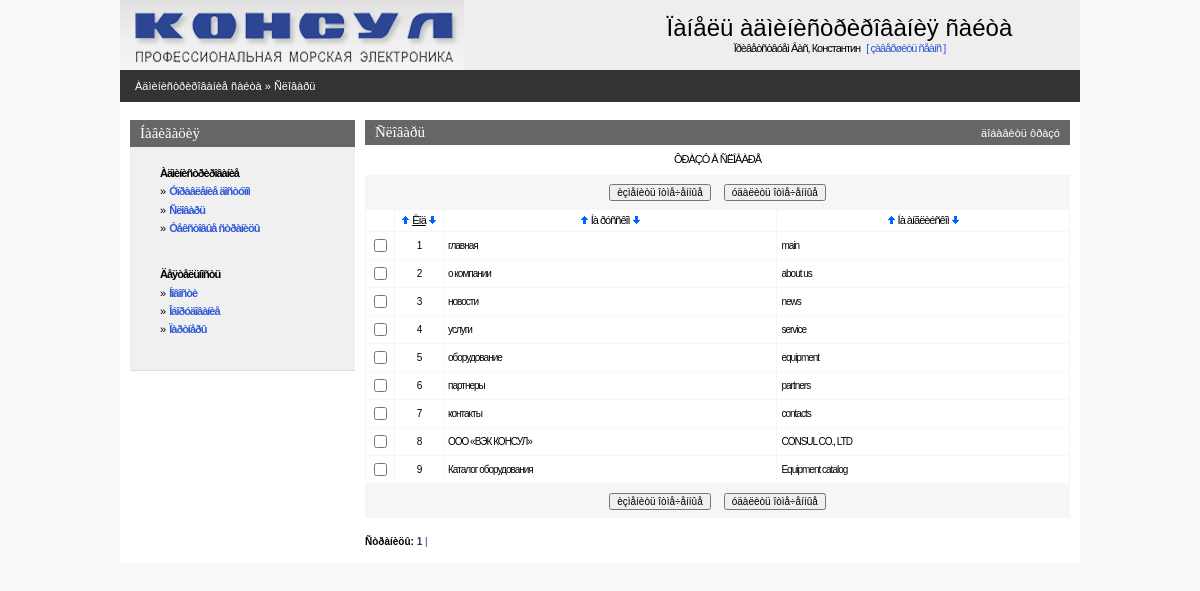
The page /admin/dict.php (signed in) on the database as committed earlier.
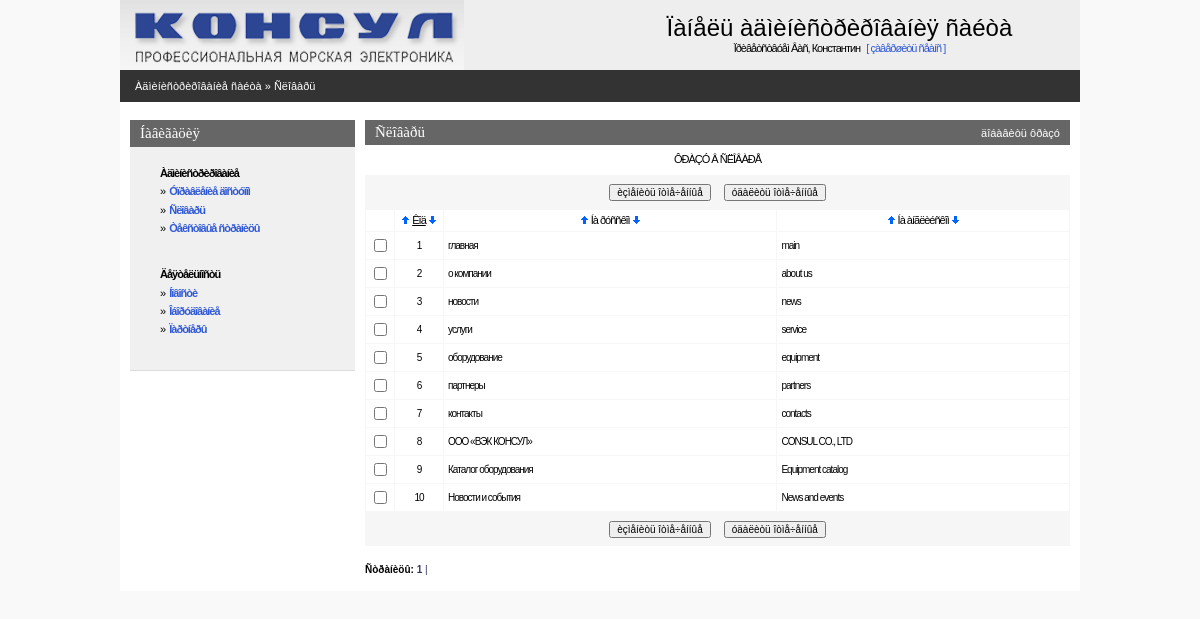
The same page on the database as committed later.
### tables this page shows
CREATE TABLE IF NOT EXISTS `consul_dict` (
  `dict_code` int(11) NOT NULL AUTO_INCREMENT,
  `dict_ru` varchar(250) NOT NULL,
  `dict_en` varchar(250) NOT NULL,
  PRIMARY KEY (`dict_code`)
);

### admin/inc/session.php (called while the page is built, shortened)
<?php
   $REGUSER["code"]=$_SESSION["REGUSER"]["code"];
   $REGUSER["name"]=$_SESSION["REGUSER"]["name"];
   $REGUSER["login"]=$_SESSION["REGUSER"]["login"];
   $REGUSER["pass"]=$_SESSION["REGUSER"]["pass"];
   $REGUSER["email"]=$_SESSION["REGUSER"]["email"];
   $REGUSER["radmin"]=$_SESSION["REGUSER"]["radmin"];
   $REGUSER["rtext"]=$_SESSION["REGUSER"]["rtext"];
   $REGUSER["rnews"]=$_SESSION["REGUSER"]["rnews"];
   $REGUSER["requipment"]=$_SESSION["REGUSER"]["requipment"];
   $REGUSER["rpartner"]=$_SESSION["REGUSER"]["rpartner"];
?>

### admin/inc/connect.php (called while the page is built, shortened)
<?php
    $PHP_SELF=$_SERVER['PHP_SELF'];
?>

### admin/inc/const.php (called while the page is built, shortened)
<?php
    $PREFFIX="consul";
?>

### admin/dict.php (the view, shortened to what this page needs)
<?php
include("inc/settings.php");
$per_page=50;
if(!($sortby)) $sortby='dict_code'; else {$sortby=explode(" ",$sortby);$sortby=$sortby[0];}
if(!isset($sortdir)) {$sortdir="";$realsortdir="ASC"; }
else if(!intval($sortdir)) {$sortdir="";$realsortdir="ASC";} else {$sortdir="1";$realsortdir="DESC";}
$mainquery="select {$PREFFIX}_dict.dict_code, dict_ru, dict_en
            from {$PREFFIX}_dict
            order by $sortby $realsortdir";
?>
<? include ("inc/head.php"); ?>
<BODY>
<center>
<div class=mainbody>
<? include("inc/top.php");?>
<table Border=0 CellSpacing=0 CellPadding=0 width=100%>
  <tr><td class=pageline>
     <div class=wmiddletext><a href="main.php">Àäìèíèñòðèðîâàíèå ñàéòà</a> &#187; <a href="dict.php">Ñëîâàðü</a></div>
  </td></tr>
</table>
<table Border=0 CellSpacing=0 CellPadding=0 class=mainbody>
 <tr valign=top>
  <td width=10></td>
  <? include("inc/leftmenu.php"); ?>
  <td width=10></td>
  <td>
<?php
echo"<form name='data' action=$PHP_SELF method=POST>";
?>
<table class=grayhead Border=0 CellSpacing=0 CellPadding=0 >
 <tr class=normaltext>
  <td ><div ><h4>Ñëîâàðü</h4></div></td>
  <td align=right class=wmiddletext><a class=submenu onclick="displayform(this,'äîáàâèòü ôðàçó')">äîáàâèòü ôðàçó</a></td>
 </tr>
</table>
<table Border=0 CellSpacing=0 class=pagebluetable CellPadding=0 >
 <tr><td class=lmenutext height=30 bgcolor=#ffffff align="center">ÔÐÀÇÓ Â ÑËÎÂÀÐÅ</td></tr>
</table>
<?php
$res=mysql_query ($mainquery) or die ("Íå ìîãó âûáðàòü ôðàçû. Îøèáêà â çàïðîñå.");
  $num_rows=mysql_num_rows($res);
  if($num_rows)
  {
      $page_quant=ceil($num_rows / $per_page);
  }
?>
<table Border=0 CellSpacing=0 class=pagebluetable CellPadding=0>
 <tr><td>
 <center>
 <table>
 <tr height=30 >
    <td><input type=button onClick=Send('U') value='èçìåíèòü îòìå÷åííûå' class=smalltext></td>
    <td width=5></td>
    <td><input type=button onClick=ConfirmSend('D') value='óäàëèòü îòìå÷åííûå'  class=smalltext></td>
 </tr>
 </table>
 </td></tr>
</table>
<table Border=0 CellSpacing=1 class=bluetable CellPadding=4 width=100%>
  <tr class=lmenutext height=20 align=center bgcolor=#ffffff>
    <td width=20>&nbsp;</td>
    <td width=40><?=SortTitle("Êîä","dict_code",$sortby,$sortdir);?></td>
    <td><?=SortTitle("Íà ðóññêîì","dict_ru",$sortby,$sortdir);?></td>
    <td><?=SortTitle("Íà àíãëèéñêîì","dict_en",$sortby,$sortdir);?></td>
<?php
  if($num_rows)
  {
      $page_quant=ceil($num_rows / $per_page);
    $start_pos=$curr_page*$per_page;
    if ($start_pos+$per_page<$num_rows) $end_pos=$start_pos+$per_page;
       else $end_pos=$num_rows;
    for ($x=$start_pos; $x<$end_pos; $x++)
    {
    list($dict_code,$dict_ru,$dict_en)=mysql_fetch_array($res);
    $checkname=$dict_code;
    echo"<tr class=edittabletext height=24 bgcolor=#ffffff>";
    echo"<TD width=20 align=center ><input type='checkbox' name=\"C#$checkname\" id=\"C#$checkname\"></TD>";
    echo"<TD class=smalltext width=40 align=center >$dict_code</TD>";
    echo"<TD class=smalltext ondblclick='change_line(\"$checkname\",\"F#$checkname#dict_ru#string\");' id=\"F#$checkname#dict_ru#string\">".Show($dict_ru)."</TD>\n";
    echo"<TD class=smalltext ondblclick='change_line(\"$checkname\",\"F#$checkname#dict_en#string\");' id=\"F#$checkname#dict_en#string\">".Show($dict_en)."</TD>\n";
    echo"</TR>\n";
    }
  }
?>
<table Border=0 CellSpacing=0 class=pagebluetable CellPadding=0 width=95%>
 <tr><td>
 <center>
 <table>
 <tr height=30 >
    <td><input type=button onClick=Send('U') value='èçìåíèòü îòìå÷åííûå' class=smalltext></td>
    <td width=5></td>
    <td><input type=button onClick=ConfirmSend('D') value='óäàëèòü îòìå÷åííûå'  class=smalltext></td>
 </tr>
 </table>
 </td></tr>
</table>
<br>
<?php
echo"<div align=left class=smalltext><b>Ñòðàíèöû:</b>  ";
for ($i=1;$i<$page_quant+1;$i++)
 {
   $y=$i-1;
   if ($curr_page==$y) {$t1="<b>";$t2="</b>";} else {$t1="";$t2="";}
   echo"<a class=blue href=$PHP_SELF?curr_page=$y&sortby=$sortby&sortdir=$sortdir>$t1 $i $t2|</a>&nbsp";
 }
echo"</div>";
?>
    <td width=10></td>
</center>
</BODY>
</HTML>

### admin/inc/head.php (shortened to what this page needs)
<HTML>
<HEAD>
   <LINK REL=stylesheet HREF="css/styles.css" TYPE="text/css">
</HEAD>

### admin/inc/top.php (shortened to what this page needs)
<table Border=0 CellSpacing=0 CellPadding=0 width=100%>
 <tr  style="padding:10px;" bgcolor=#eeeeee>
    <td><img src="../img/logo.gif" border=0></td>
    <td align=center>
       <h1>Ïàíåëü àäìèíèñòðèðîâàíèÿ ñàéòà</h1>
       <span class=lmenupart>Ïðèâåòñòâóåì Âàñ, <?=$REGUSER["name"]?> <a class=lmenupart href="index.php?op=out"> &nbsp;&nbsp;[&nbsp;çàâåðøèòü ñåàíñ&nbsp;]</a></span>
    </td>
 </tr>
</table>

### admin/inc/leftmenu.php (shortened to what this page needs)
<td class=leftpanel>
<table CellSpacing=0 CellPadding=0>
<tr><td class=bluehead><h4>Íàâèãàöèÿ</h4><td></tr>
<tr><td class=blueblock>
<div style="margin-left:20px">
<?php
if( isAllowed("radmin")||isAllowed(rtext))
{
echo"<p><div class=lmenupart><b>Àäìèíèñòðèðîâàíèå</b></div>";
if( isAllowed("radmin"))
		echo"<div class=lmenupart>&#187;&nbsp; <b><a href=\"admin.php\">Óïðàâëåíèå äîñòóïîì</a></b></div>";
if( isAllowed("rtext"))
  {
    echo"<div class=lmenupart>&#187;&nbsp; <b><a href=\"dict.php\">Ñëîâàðü</a></b></div>";
    echo"<div class=lmenupart>&#187;&nbsp; <b><a href=\"textpage.php\">Òåêñòîâûå ñòðàíèöû</a></b></div>";
  }
}
if(isAllowed(("rnews")) || (isAllowed("requipment")) || (isAllowed("rpartner")))
{
	echo "<br><p><div class=lmenupart><b>Äåÿòåëüíîñòü</b></div>";
	if (isAllowed("rnews")) echo"<div class=lmenupart>&#187;&nbsp; <b><a href=\"newspage.php\"> Íîâîñòè </a></b></div>";
	if (isAllowed("requipment")) echo"<div class=lmenupart>&#187;&nbsp; <b><a href=\"catalogpage.php\">Îáîðóäîâàíèå</a></b></div>";
	if (isAllowed("rpartner")) echo"<div class=lmenupart>&#187;&nbsp; <b><a href=\"partnerpage.php\">Ïàðòíåðû</a></b></div>";
}
?>
</div>
<br>
<td></tr>
</table>
  <td>

### admin/inc/functions.php (shortened to what this page needs)
<?php
function Show($val)
{    if (trim($val)=="") return "&nbsp"; else return $val; }
function SortTitle($title,$fieldname,$sortby,$sortdir)
{
  $baseurl=preg_replace("/&sortby=.*/i","",$_SERVER['REQUEST_URI']);
  $baseurl=preg_replace("/&sortdir=[0|1]/i","",$baseurl);
  if(!strpos($baseurl,"?")) $baseurl.="?a=1";
  if($fieldname==$sortby)
  {
       $t1="<u>";$t2="</u>";
       if($sortdir==1) $c1="border=1";else $c1="border=0";
       if($sortdir==0) $c0="border=1";else $c0="border=0";
  }
  else { $t1=$t2=""; $c1=$c0="border=0"; }
  return "<a href=\"$baseurl&sortby=$fieldname&sortdir=0\" ><img class=\"arr\" title=\"ñîðòèðîâàòü ïî âîçðàñòàíèþ\" alt=\"ñîðòèðîâàòü ïî âîçðàñòàíèþ\" src=\"graph/uarr.gif\" width=9 height=10 $c0></a>&nbsp;{$t1}$title{$t2}&nbsp;<a href=\"$baseurl&sortby=$fieldname&sortdir=1\"><img class=\"arr\" title=\"ñîðòèðîâàòü ïî óáûâàíèþ\" alt=\"ñîðòèðîâàòü ïî óáûâàíèþ\" src=\"graph/darr.gif\" width=9 height=10 $c1 ></a></div>";
}
function isAllowed($right)
{
    global $PREFFIX,$REGUSER;
    return ($REGUSER[$right]);
}
?>

### admin/css/styles.css (style rules this page uses)
body { padding:0px; margin:0px; background-color:#f9f9f9; }
a { text-decoration : none; color: #3059D6; }
img { border-color: #000000; }
.mainbody { width:960px; background-color:#ffffff; }
.pageline { height:32px; background-color:#333333; padding-left:15px; }
.grayhead { width:100%; height:25px; padding-left:10px; padding-right:10px; background-color:#666666; }
.pagebluetable { width:100%; background-color:#f6f6f6; }
.bluetable { background-color:#f6f6f6; }
.leftpanel { width:225px; font-size:8px; }
.lmenupart { text-decoration:none; letter-spacing: -1px; line-height:10pt; margin-bottom:5px; font-size:11px; font-family: Verdana,Arial,Helvetica,Sans-serif,Tahoma,Pragmatica; }
.lmenutext { text-decoration:none; letter-spacing: -1px; line-height:10pt; margin-left:10px; margin-right:10px; margin-top:3px; margin-bottom:3px; font-size:11px; font-family: Verdana,Arial,Helvetica,Sans-serif,Tahoma,Pragmatica; }
.edittabletext { color:#666666; text-decoration:none; letter-spacing: -1px; line-height:12pt; font-size:11px; font-family: Verdana,Arial,Helvetica,Sans-serif,Tahoma,Pragmatica; }
.bluehead { width:220px; height:27px; padding-left:10px; background-color:#666666; }
.blueblock { width:220px; padding:10px; background-color:#f0f0f0; border-bottom: 1px solid #DCDCDD; }
H1 { text-decoration:none; font-weight:normal; padding:0; margin:0; font-family: Arial, Verdana; font-size : 24px; }
H4 { text-decoration:none; font-weight:normal; color:#ffffff; padding:0; margin:0; font-family: Verdana; font-size : 15px; }
.submenu { cursor:hand;cursor:pointer; }
p { text-decoration:none; padding:0; margin-top:10px; margin-bottom:0px; }
.normaltext { text-decoration:none; color:#000066; font-family:Verdana, Tahoma, Arial, Helvetica, Sans-serif, Pragmatica; font-size:12px; }
.smalltext { text-decoration:none; color:#000000; font-family:Verdana, Tahoma, Arial, Helvetica, Sans-serif, Pragmatica; font-size:10px; }
.wmiddletext { text-decoration:none; color:#ffffff; font-family:Verdana, Tahoma, Arial, Helvetica, Sans-serif, Pragmatica; font-size:11px; }
.wmiddletext a { text-decoration:none; color:#ffffff; }
.blue { color: #333366; }
.arr { position:relative;top:1px; }

Rows that differ between the two databases and show on the page:
added consul_dict: dict_code "10", dict_ru "Новости и события", dict_en "News and events"
